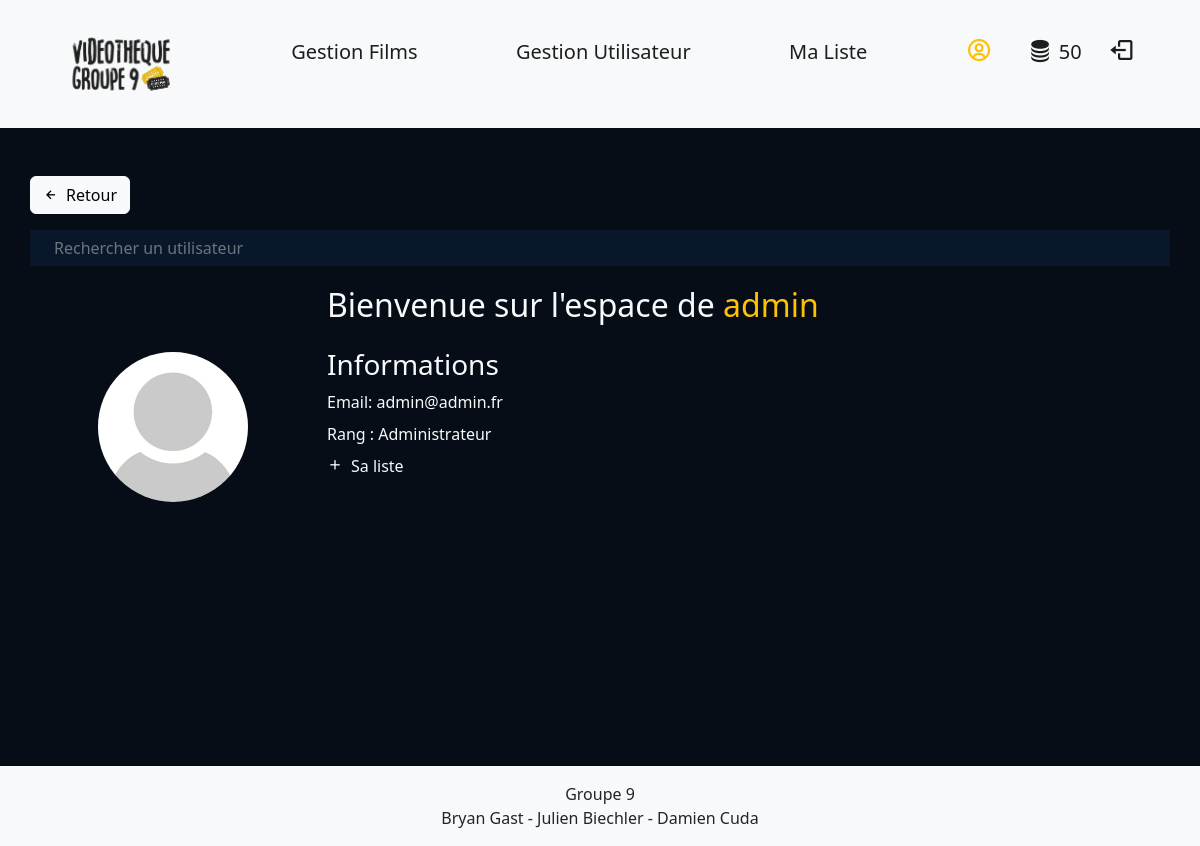
The app's page /espace_perso_user.php?id=2 (signed in) with its own data.
### tables this page shows
CREATE TABLE `utilisateurs` (
  `id` int(11) NOT NULL,
  `login` varchar(255) NOT NULL,
  `email` varchar(255) NOT NULL,
  `password` varchar(255) NOT NULL,
  `profile_picture` varchar(255) DEFAULT NULL,
  `is_admin` int(11) NOT NULL DEFAULT 0,
  `rang` varchar(255) DEFAULT 'Membre',
  `solde` int(11) NOT NULL DEFAULT 50
);

### php_assets/permission.php (called while the page is built, shortened)
<?php
    $usersData = $conn->prepare('SELECT * FROM utilisateurs WHERE id = ? LIMIT 1');
    $usersData->execute([
            $_SESSION['id']
        ]);
    $user = $usersData->fetch();
    if($user['is_admin'] > 0){
        $is_admin = 1;
    }else{
        $is_admin = 0;
        $permission = 0;
    }
?>

### espace_perso_user.php (the view, shortened to what this page needs)
<?php
require_once("php_assets/connectdb.php");
if (isset($_GET['id']) && $_GET['id'] != "") {
    $user_info_req = $conn->prepare('SELECT * FROM utilisateurs WHERE id = ?');
    $user_info_req->execute(array($_GET['id']));
    $user_datas = $user_info_req->fetchAll(PDO::FETCH_ASSOC);
    ?>
    <!DOCTYPE html>
    <html lang="fr">
        <?php include 'php_assets/head.php' ?>
        <body>
            <?php include 'php_assets/header.php' ?>
            <main>
                <?php
                if (count($user_datas) != 0) {
                    foreach ($user_datas as $user_data) {
                        $user_login = $user_data['login'];
                        $user_email = $user_data['email'];
                        $user_profil_pic = $user_data['profile_picture'];
                        $user_rank = $user_data['rang'];
                    }
                    ?>
                    <section id="user_search" class="container">
                        <div class="row">
                            <?php if (isset($_GET['id']) && $_GET['id'] != $_SESSION['id']) { ?>
                                <button class="btn btn-light btn-back d-flex align-items-center justify-content-between mt-5"
                                        id="back"><i class='bx bx-left-arrow-alt'></i><span>Retour</span></button>
                            <?php } ?>
                        </div>
                        <div class="row <?php if (isset($_GET['id']) && $_GET['id'] != $_SESSION['id']) {
                            echo "mt-3";
                        } else {
                            echo "mt-5";
                        } ?>">
                            <div class="col-12 col-sm-12 col-md-12 col-lg-12 col-xl-12 text-center" id="container-search-user">
                                <input type="text" name="search_user" id="search_user" placeholder="Rechercher un utilisateur"
                                       class="form-control" autocomplete="off">
                            </div>
                        </div>
                    </section>
                    <section id="user_infos_container" class="container">
                        <div class="row mt-5">
                            <div class="col-12 col-sm-12 col-md-12 col-lg-3 col-xl-3 text-center"></div>
                            <div class="col-12 col-sm-12 col-md-12 col-lg-9 col-xl-9 text-light text-center text-sm-center text-md-center text-lg-start text-xl-start mt-2">
                                <?php if (isset($_GET['id']) && $_GET['id'] == $_SESSION['id']) { ?>
                                    <h2>Bienvenue sur votre espace <span class="yellow-txt"><?= $user_login; ?></span></h2>
                                <?php } else { ?>
                                    <h2>Bienvenue sur l'espace de <span class="yellow-txt"><?= $user_login; ?></span></h2>
                                <?php } ?>
                            </div>
                        </div>
                        <div class="row mb-5">
                            <div class="col-12 col-sm-12 col-md-12 col-lg-3 col-xl-3 text-center ">
                                <div id="profil_picture">
                                    <div id="edit_zone_img"></div>
                                    <?php
                                    if ($user_profil_pic == null) {
                                        ?>
                                        <img class="rounded-circle mb-3" src="img/profil_img/avatar.jpg" alt="Avatar"
                                             style="height:150px;width:150px;object-fit: cover;">
                                        <?php
                                    } else {
                                        ?>
                                        <img class="rounded-circle mb-3"
                                             src="users/<?= $_GET['id']; ?>/avatar/<?= $user_profil_pic; ?>" alt="Avatar"
                                             style="height:150px;width:150px;object-fit: cover;">
                                        <?php
                                    }
                                    ?>
                                </div>
                            </div>
                            <div class="col-12 col-sm-12 col-md-12 col-lg-9 col-xl-9 text-light text-center text-sm-center text-md-center text-lg-start text-xl-start">
                                <?php if (isset($_GET['id']) && $_GET['id'] == $_SESSION['id']) { ?>
                                    <h3 class="mt-3 h3">Vos informations</h3>
                                <?php } else { ?>
                                    <h3 class="mt-3 h3">Informations</h3>
                                <?php } ?>
                                <p class="mb-2" id="email_line">Email: <span id="email_zone"><?= $user_email; ?></span></p>
                                <p class="mb-2">Rang : <?= $user_rank; ?></p>
                                <p class="mb-2 d-flex align-items-center justify-content-center justify-content-sm-center justify-content-md-center justify-content-lg-start justify-content-xl-start">
                                    <a href="liste.php?id=<?= $_GET['id']; ?>" class="text-light"><i
                                                class='bx bx-plus mr-2'></i><span><?php if ($_GET['id'] == $_SESSION['id']) {
                                                echo "Ma liste";
                                            } else {
                                                echo "Sa liste";
                                            } ?></span></a></p>
                            </div>
                        </div>
                    </section>
                    <?php
                } else {
                    echo "<h5 class='text-light justify-content-center align-items-center d-flex' id='notfound'>Erreur 404: Utilisateur introuvable !</h5>";
                }
                ?>
            </main>
            <?php include 'php_assets/footer.php' ?>
        </body>
    </html>
    <?php
} else {
    header('location: espace_perso_user.php?id=' . $_SESSION['id'] . '');
}
?>

### php_assets/header.php (shortened to what this page needs)
<?php
    if(!empty($_SESSION['id'])){
        $id_user = $_SESSION['id'];
        $is_admin = $_SESSION['is_admin'];
        require_once("permission.php");
        require_once("connectdb.php");
        $solde_user_req = $conn->prepare('
        SELECT solde FROM utilisateurs
            WHERE id = ?');
        $solde_user_req->execute(array($id_user));
        $solde_user = $solde_user_req->fetch(PDO::FETCH_ASSOC);
    }else{
        $is_admin = false;
    }
    $header = '
        <header class="bg-light">
            <nav class="align-items-center navbar navbar-expand-lg navbar-light bg-light px-5 ms-md-auto">
        ';
        if(str_contains($_SERVER['PHP_SELF'], 'index.php')){
            $header .= '
                        <div class="site-logo col-12 text-center">
                            <img id="logo_index" class="navbar-brand img-fluid img_index" src="assets/logo.png" alt="Vidéothèque Groupe 9">
                        </div>
                    </nav>
                </div>
            </header>';
            echo $header;
            return;
        }else{
            $header .= '
                <img class="site-logo img_pages navbar-brand img-fluid" src="assets/logo.png" alt="Vidéothèque Groupe 9">
                <button class="navbar-toggler" type="button" data-toggle="collapse" data-target="#navbarSupportedContent" aria-controls="navbarSupportedContent" aria-expanded="false" aria-label="Toggle navigation">
                    <span class="navbar-toggler-icon"></span>
                </button>
            ';
        }
        if($is_admin){
            $header .= '
            <div class="collapse navbar-collapse" id="navbarSupportedContent">
                <ul class="col-md-9 col-sm-12 d-lg-flex d-md-inline d-sm-inline nav-pills justify-content-around align-items-center text-md-end text-sm-end" id="nav_menu">
                    <li class="nav-item h5"><a href="catalogue.php" class="nav-link p-2">Gestion Films</a></li>
                    <li class="nav-item h5"><a href="gestion_user.php?id='.$id_user.'" class="nav-link p-2">Gestion Utilisateur</a></li>
                    <li class="nav-item h5"><a href="liste.php?id='.$id_user.'" class="nav-link p-2">Ma Liste</a></li>
                </ul>
                <ul class="col-12 col-sm-12 col-md-12 col-lg-3 col-xl-3 mt-3 mt-sm-3 mt-md-3 mt-lg-0 mt-xl-0 d-flex d-sm-flex d-md-flex d-lg-flex d-xl-flex d-md-inline d-sm-inline align-items-center justify-content-around align-items-center icon-right-nav text-md-end text-sm-end">
                    <li class="nav-item h5"><a href="espace_perso_user.php?id='.$id_user.'" class="nav-link p-2"><i class="icones_nav bx bx-user-circle" id="user_icon"></i></a></li>
                    <li class="nav-item h5"><a href="user_transaction.php?user_id='.$id_user.'" class="nav-link d-flex align-items-center justify-content-md-end justify-content-sm-end"><i class="p-2 icones_nav bx bxs-coin-stack" id="solde_icon"></i><span id="solde_value">'.$solde_user['solde'].'</span></a></li>
                    <li class="nav-item h5"><a href="php_assets/disconnect.php" class="nav-link p-2"><i class="bx bx-log-out icones_nav"></i></a></li>
                </ul>
            ';
        }
        $header .= '
                </div>
            </nav>
        </header>
        ';
        echo $header;
?>

### css/style.css (style rules this page uses)
.img_pages { height: 7rem; }

### css/custom.css (style rules this page uses)
html { background: #f8f9fa !important; }
body { background: #060d17; }
a { text-decoration: none !important; }
main { padding-bottom: 200px; position: relative; }
.nav-link { color: #1d1d1d !important; }
nav i { font-size: 20pt !important; }
.yellow-txt { color: #ffc107; }
.icones_nav { max-width: 2.5rem; font-size: clamp(1rem, 2vw, 2.5rem) }

### css/movie.css (style rules this page uses)
input { border: 0 !important; }
.btn-back { width: 100px; margin-right: 10px; }

### css/espace_perso.css (style rules this page uses)
#user_infos_container #profil_picture { position: relative; width: 150px; margin: 0 auto; margin-top: 20px; }
#user_infos_container #email_zone, #user_infos_container #password_zone { width: 100%; }
#user_infos_container #edit_zone_img { width: 150px; height: 150px; position: absolute; }
#search_user { background: #09172a; box-shadow: none !important; }
#container-search-user { position: relative; }
#search_user { color: #fff; }
#container-search-user { background-color: #09172a; position: absolute; z-index: 10; }

### records on screen
utilisateurs: solde "50"
utilisateurs: login "admin", email "admin@admin.fr", rang "Administrateur"
